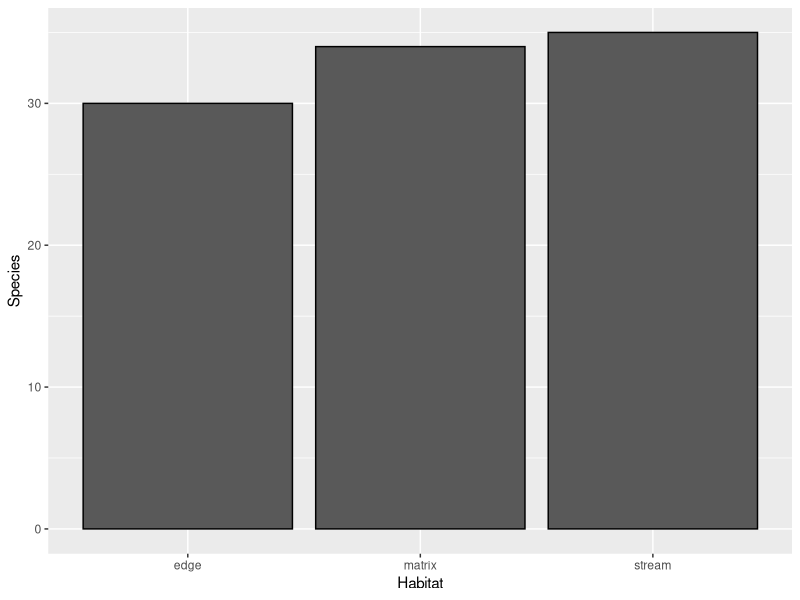
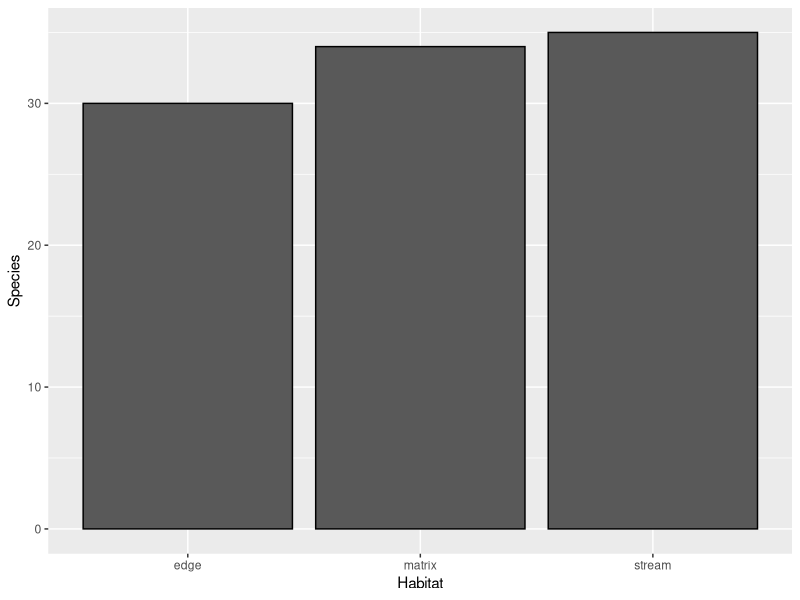

Source code (R) for these figures, in order:
## ---- chunk 1
# First where are we? 
getwd() # prints out current working directory 

#read.csv("/Users/rawanaljudeid/Desktop/2021RladiesBats/Bats_Capture_Database.csv") # Absolute file path 
data<-read.csv("./Bats_Capture_Database.csv") # Relative file path 
data

# What are the columns? 
names(data) # can also look at readme file 
# How many samples do we have? 
nrow(data)
print(paste("We have", nrow(data), "bat samples."))

head(data)
ncol(data)
## ---- chunk 2
library(ggplot2) # make pretty graphs
library(ggpubr) # save figures
library(plyr) # summary statistics
library(tidyr) # data manipulations
names(data)
# How many bat species are in the dataset? 
batspec<-unique(data["Species"]) 

print(paste("There are", nrow(batspec), "species in the dataset."))


# Reduce dataframe
SpeciesRed<-unique(data[c("Habitat", "Species")]) 
SpeciesRed[order(SpeciesRed$Habitat),]

# How many species in each habitat type? 
SpeciesRich<-aggregate(Species~Habitat,
                     data=SpeciesRed,
                     FUN=length)

# Graph it 
ggplot(data=SpeciesRich, aes(x=Habitat, y=Species)) +
    geom_bar(colour="black", stat="identity")

ggsave("./Figures/BatSpecies.png")
# Explore the aggregate function by looking at other parts of the data 
#If I want ot see this graphs on the right, I can just input in the console
